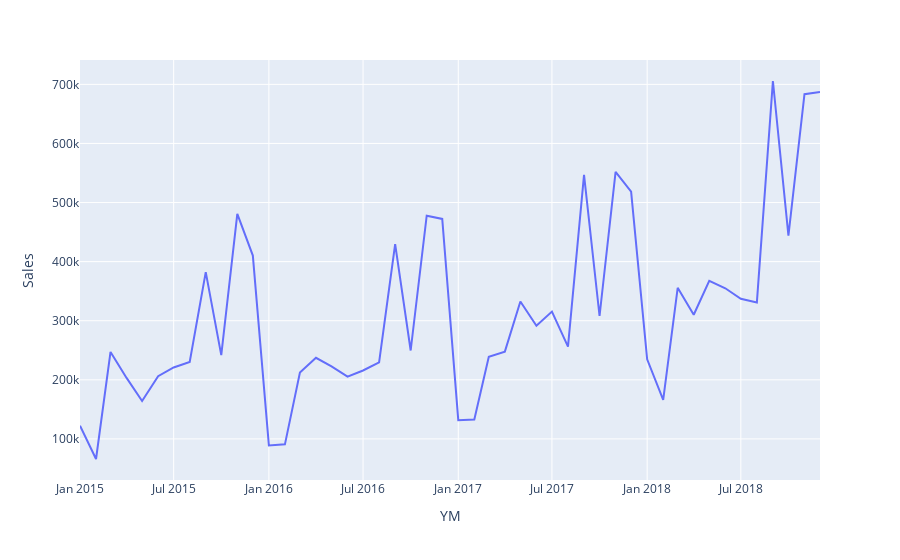

The code cell stored with this chart in its notebook:
### Code cell
fig = px.line(DTTyear,x='YM',y ='Sales')
fig.show()

### Figure 1 — Plotly figure (JSON) as saved in the notebook; plotly's stock layout.template omitted (floating-point values rounded to 4 significant figures)
{"data": [{"hovertemplate": "YM=%{x}<br>Sales=%{y}<extra></extra>", "legendgroup": "", "line": {"color": "#636efa", "dash": "solid"}, "marker": {"symbol": "circle"}, "mode": "lines", "name": "", "orientation": "v", "showlegend": false, "type": "scatter", "x": ["2015-1", "2015-2", "2015-3", "2015-4", "2015-5", "2015-6", "2015-7", "2015-8", "2015-9", "2015-10", "2015-11", "2015-12", "2016-1", "2016-2", "2016-3", "2016-4", "2016-5", "2016-6", "2016-7", "2016-8", "2016-9", "2016-10", "2016-11", "2016-12", "2017-1", "2017-2", "2017-3", "2017-4", "2017-5", "2017-6", "2017-7", "2017-8", "2017-9", "2017-10", "2017-11", "2017-12", "2018-1", "2018-2", "2018-3", "2018-4", "2018-5", "2018-6", "2018-7", "2018-8", "2018-9", "2018-10", "2018-11", "2018-12"], "xaxis": "x", "y": [122497, 66030, 247156, 203258, 164263, 206064, 220986, 230161, 382200, 241726, 480979, 410279, 89009, 90823, 212164, 237272, 222722, 205388, 215776, 229543, 429658, 249639, 477720, 472245, 131727, 132982, 238956, 247773, 332524, 291454, 315531, 256089, 546728, 308026, 551815, 518307, 234739, 166267, 355704, 310150, 367411, 354902, 337092, 331014, 705680, 443898, 683410, 687245], "yaxis": "y"}], "layout": {"legend": {"tracegroupgap": 0}, "margin": {"t": 60}, "xaxis": {"anchor": "y", "domain": [0, 1], "title": {"text": "YM"}}, "yaxis": {"anchor": "x", "domain": [0, 1], "title": {"text": "Sales"}}}}
